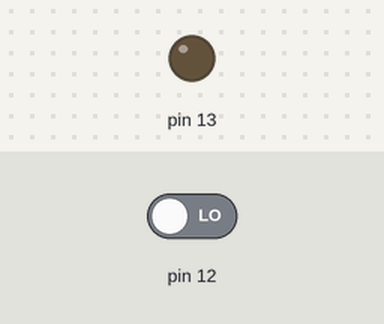
Bench run of a sketch on a simulated Arduino Uno, built with avr-gcc and run on an emulated ATmega328P. Parts: output pins drawn as LEDs (lit = HIGH). The inputs (shaded band) are chosen by the test bench; at power-on: pin 12 LOW.

Above: at 1.2 s.
1.3 s: pin 12 driven HIGH
At 1.9 s:
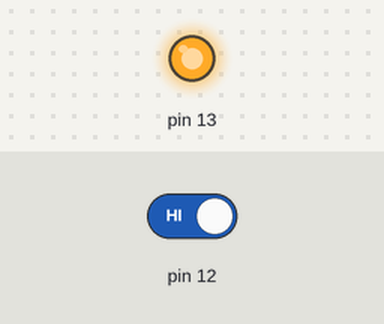
2.8 s: pin 12 driven LOW
At 3.1 s:
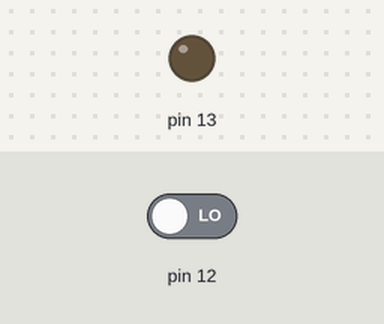
Timing chart, 0 to 5.8 s (numbered marks = the images above; inputs shaded):
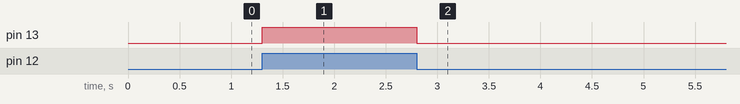

Measured:
- after the input at 1.3 s, pin 13: LOW → HIGH at once
- after the input at 2.8 s, pin 13: HIGH → LOW at once

The sketch:

lowLevelExperiments.ino
```cpp
#include <stdio.h>

/*
 * Arduino has its own names for these registers, but I make my own
 * as an exercise in looking up register addresses.
 *
 */
uint8_t * myPINB = (uint8_t *)0x23;
uint8_t * myDDRB = (uint8_t *)0x24;
uint8_t * myPORTB = (uint8_t *)0x25;

void setup(){
  *myDDRB |= (2 << 4); //pinMode set to OUTPUT for 13(B5), INPUT for 12(B4)
//  Serial.begin(9600);
}

//In this example, pinB4(12 on the Uno) is hooked up to a button and is normally pulled down.

void loop(){
  uint8_t pinB4 = *myPINB & (1 << 4); //Check if pin B4 is set
  if(pinB4){
    *myPORTB |= (1 << 5);
  }else{
    *myPORTB &= ~(1 << 5);
  }
  delay(10); //Delay is used to make the simulation smoother.
}
```
